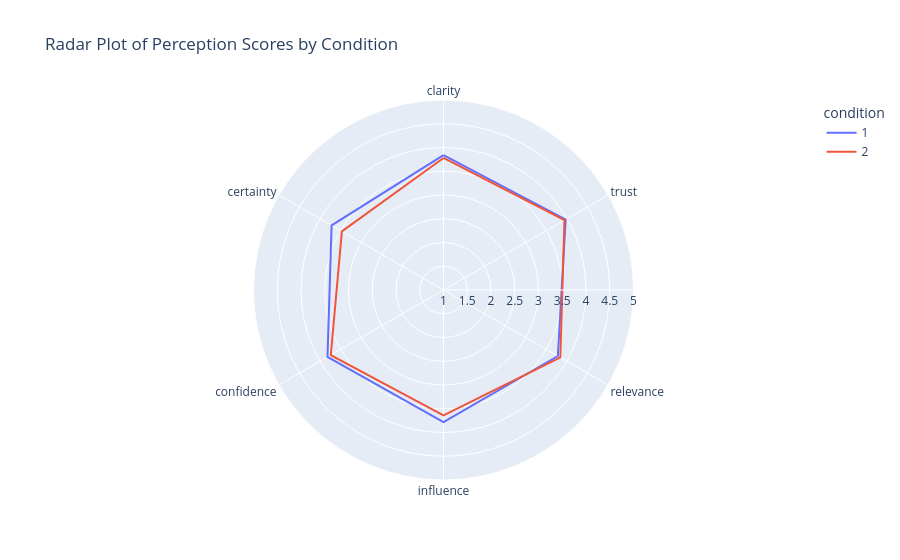

Source (notebook cell):
### Markdown cell above
### 7.3 Radar Plot of Perceptions by Condition

A **radar chart** provides a compact way to compare the overall profile of conditions across multiple outcomes.

### Code cell
mean_by_condition_reset = mean_by_condition.reset_index().rename(columns={"condition": "condition"})

fig = px.line_polar(
    mean_by_condition_reset.melt(id_vars="condition", value_vars=likert_cols,
                                 var_name="outcome", value_name="mean_score"),
    r="mean_score",
    theta="outcome",
    color="condition",
    line_close=True,
    range_r=[1, 5],
    title="Radar Plot of Perception Scores by Condition"
)
fig.show()

### Figure 1 — Plotly figure (JSON) as saved in the notebook; plotly's stock layout.template omitted (floating-point values rounded to 4 significant figures)
{"data": [{"hovertemplate": "condition=1<br>mean_score=%{r}<br>outcome=%{theta}<extra></extra>", "legendgroup": "1", "line": {"color": "#636efa", "dash": "solid"}, "marker": {"symbol": "circle"}, "mode": "lines", "name": "1", "r": [3.84, 3.97, 3.78, 3.78, 3.82, 3.72, 3.84], "showlegend": true, "subplot": "polar", "theta": ["clarity", "trust", "relevance", "influence", "confidence", "certainty", "clarity"], "type": "scatterpolar"}, {"hovertemplate": "condition=2<br>mean_score=%{r}<br>outcome=%{theta}<extra></extra>", "legendgroup": "2", "line": {"color": "#EF553B", "dash": "solid"}, "marker": {"symbol": "circle"}, "mode": "lines", "name": "2", "r": [3.78, 3.94, 3.84, 3.64, 3.74, 3.47, 3.78], "showlegend": true, "subplot": "polar", "theta": ["clarity", "trust", "relevance", "influence", "confidence", "certainty", "clarity"], "type": "scatterpolar"}], "layout": {"legend": {"title": {"text": "condition"}, "tracegroupgap": 0}, "polar": {"angularaxis": {"direction": "clockwise", "rotation": 90}, "domain": {"x": [0, 1], "y": [0, 1]}, "radialaxis": {"range": [1, 5]}}, "title": {"text": "Radar Plot of Perception Scores by Condition"}}}
